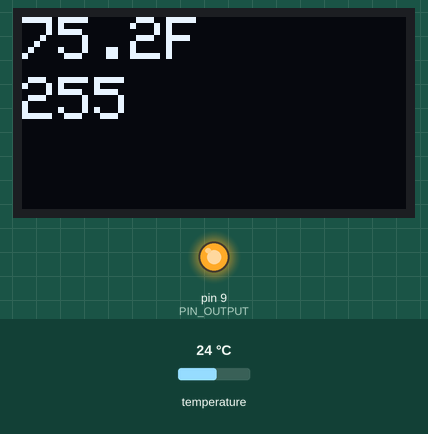
This sketch was run on a simulated Arduino Uno, built with avr-gcc and run on an emulated ATmega328P. On the bench: 128×64 one-colour display, output pins drawn as LEDs (lit = HIGH). The test bench sets the inputs (shaded band); at power-on: temperature 24 °C. What the sketch prints to the serial monitor is not drawn.

Above: at 2.4 s.
2.5 s: temperature set to 12 °C
At 3.8 s:
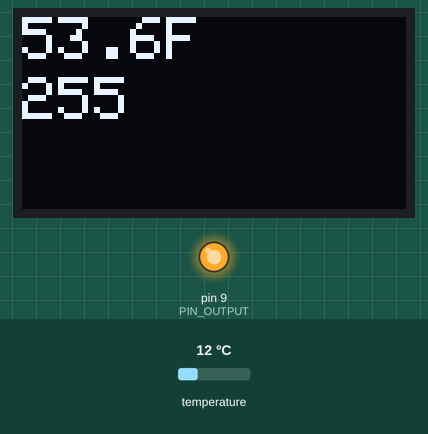
4.7 s: temperature set to 19 °C
At 5.5 s:
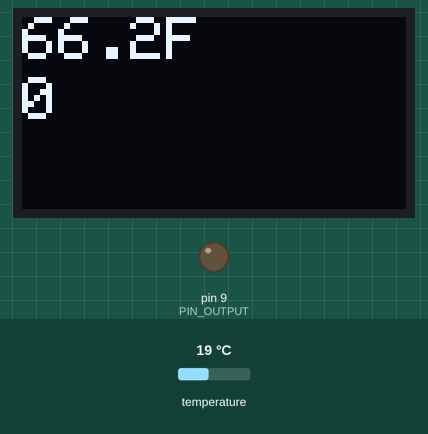
6.4 s: temperature set to 28 °C
At 7.2 s:
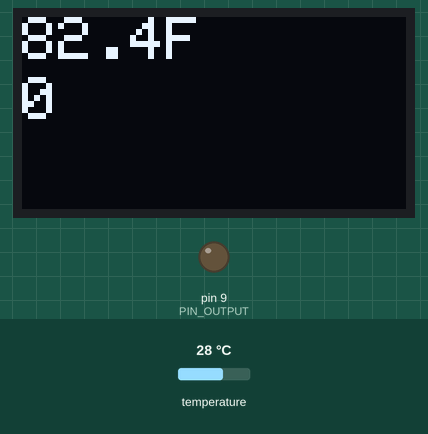
Timing chart, 0 to 9.4 s (numbered marks = the images above; inputs shaded):
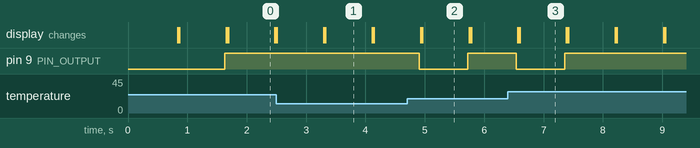

Measured:
- after the input at 2.5 s, the display: first differs from a run without the input after 0.79 s (image 1 shows a later state)
- after the input at 4.7 s, pin 9 (PIN_OUTPUT): HIGH → LOW after 0.20 s, → HIGH 0.82 s later; the display: first changes after 0.23 s (image 2 shows a later state)
- after the input at 6.4 s, pin 9 (PIN_OUTPUT): HIGH → LOW after 0.14 s, → HIGH 0.82 s later; the display: first changes after 0.17 s (image 3 shows a later state)
- what the display in image 0 shows lasts 0.8 s, from 1.7 s to 2.5 s

The sketch:

BBQ_FAN_PID.ino
```cpp
#include <OneWire.h>
#include <DallasTemperature.h>

#include <SPI.h>
#include <Wire.h>
#include <Adafruit_GFX.h>
#include <Adafruit_SSD1306.h>

#define OLED_RESET 4
Adafruit_SSD1306 display(OLED_RESET);


#include <PID_v1.h>
#define PIN_OUTPUT 9

// Data wire is plugged into port 2 on the Arduino
#define ONE_WIRE_BUS 3

// Setup a oneWire instance to communicate with any OneWire devices (not just Maxim/Dallas temperature ICs)
OneWire oneWire(ONE_WIRE_BUS);

// Pass our oneWire reference to Dallas Temperature.
DallasTemperature sensors(&oneWire);

//Define Variables for PID
double Setpoint, Input, Output;

//Specify the links and initial tuning parameters
//double Kp=2, Ki=5, Kd=1; //orignal
double Kp=2, Ki=1, Kd=5; //test1

PID myPID(&Input, &Output, &Setpoint, Kp, Ki, Kd, DIRECT);

float temp1 = 55;

void setup(void)
{
  // start serial port
  Serial.begin(9600);
  //delay(1000);
  Serial.println("BBQ PID");

  display.begin(SSD1306_SWITCHCAPVCC, 0x3c);
  display.setTextSize(2); // Set the text size
  display.setTextColor(WHITE); // Set the text color

  // Start up the library
  sensors.begin();

  Input = temp1;
  Setpoint = 225;

  //turn the PID on
  myPID.SetMode(AUTOMATIC);
}

void loop(void)
{
  // call sensors.requestTemperatures() to issue a global temperature
  sensors.requestTemperatures(); // Send the command to get temperatures


  Serial.print("Ambient temperature is ");
  temp1 = sensors.getTempFByIndex(0);
  Serial.println(temp1, 1); //change second variable for number of decimal places

  if (temp1 > 50)
  {
  myPID.SetMode(AUTOMATIC);

  Input = temp1;
  myPID.Compute();
  analogWrite(PIN_OUTPUT, Output);
  Serial.println(Output);
  }
  else
  {
  myPID.SetMode(MANUAL);
  analogWrite(PIN_OUTPUT, 70);
  }


  display.clearDisplay(); // Clear the display
  display.setCursor(0,0); // Set the cursor at the beginning of the display
  display.print(temp1,1); // Print temperature with single decimal
  display.println("F"); // Append the unit
  display.display(); // Display the temperature and unit on the display

  display.setCursor(0,20); // Set the cursor at the beginning of the display
  display.print(Output,0); // Print temperature with single decimal
  //display.println("c"); // Append the unit
  display.display(); // Display the temperature and unit on the display

 /* if (temp1 = 0 )
  {
    myPID.SetMode(MANUAL);
    Output = 60;
    myPID.SetMode(AUTOMATIC);
  } */

}
```
